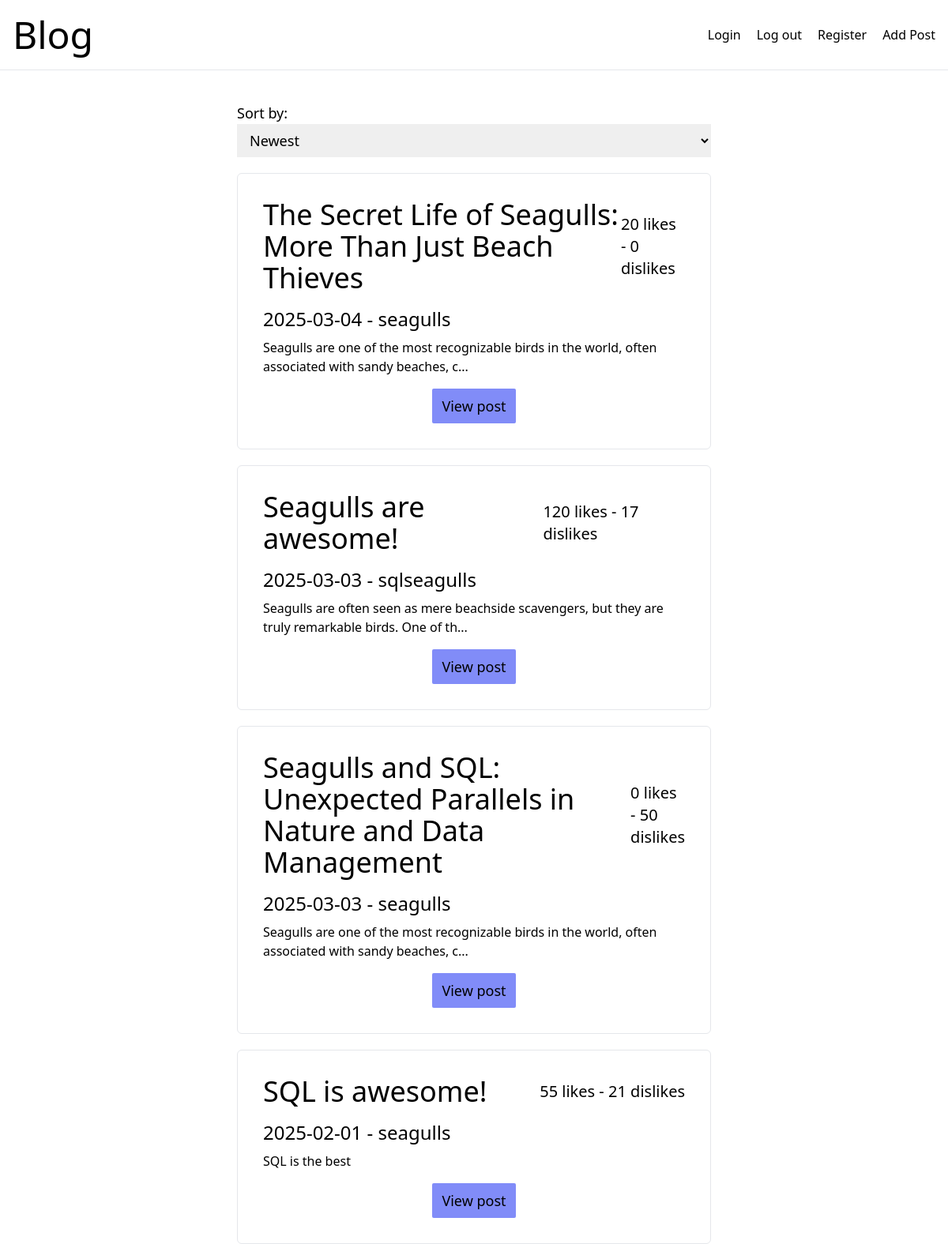
Before: / with the older database file.
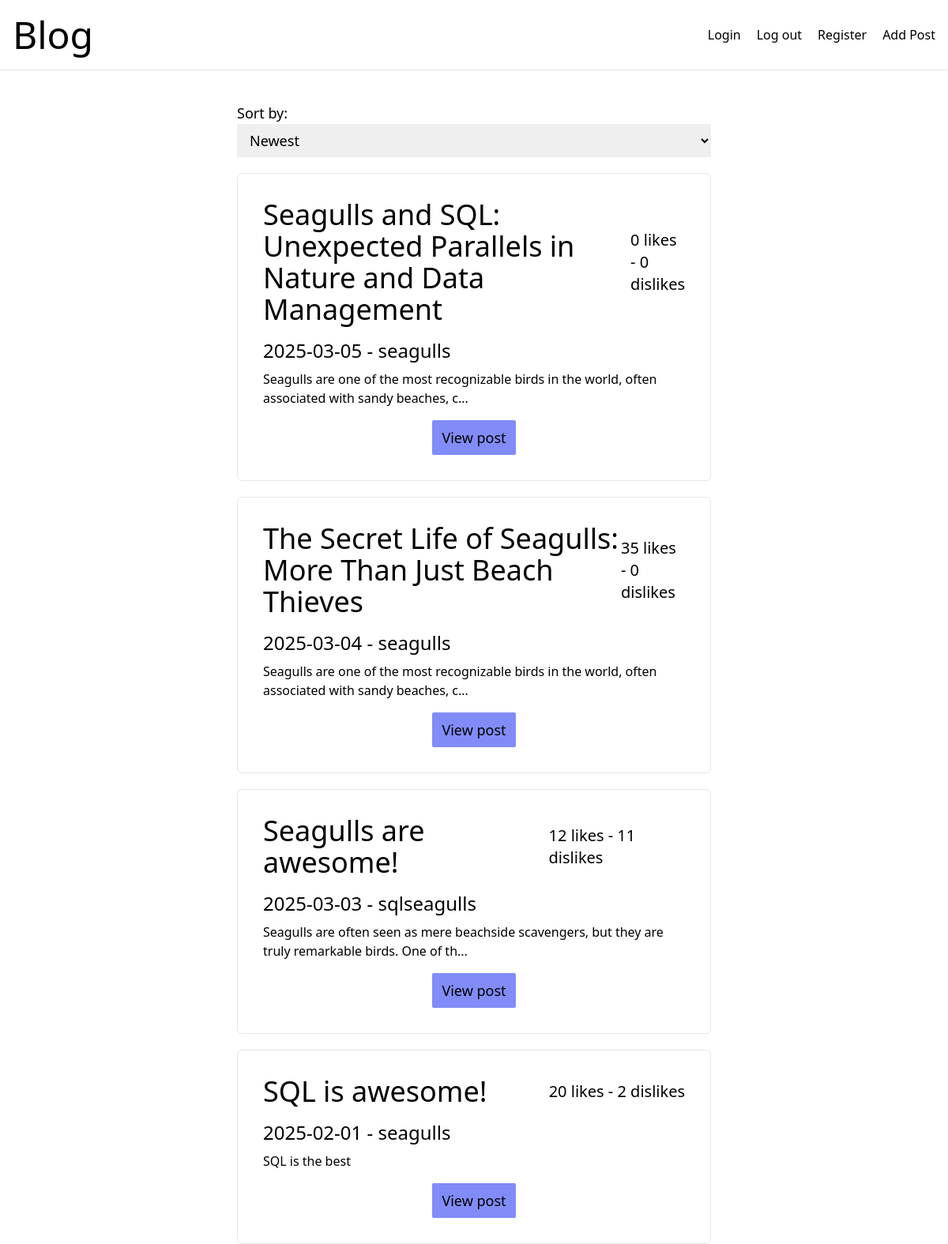
After: the same page with the newer database file.
### tables this page shows
CREATE TABLE `posts` (
  `id` int(11) unsigned NOT NULL AUTO_INCREMENT,
  `title` varchar(255) NOT NULL,
  `username_id` varchar(255) NOT NULL,
  `content` text DEFAULT NULL,
  `date_posted` date NOT NULL,
  `category_id` int(11) DEFAULT NULL,
  `likes` int(11) NOT NULL DEFAULT 0,
  `dislikes` int(11) NOT NULL DEFAULT 0,
  `time_posted` time NOT NULL,
  PRIMARY KEY (`id`)
);

CREATE TABLE `users` (
  `id` int(11) unsigned NOT NULL AUTO_INCREMENT,
  `username` varchar(255) NOT NULL,
  `password` char(60) NOT NULL,
  `email` varchar(255) NOT NULL,
  PRIMARY KEY (`id`)
);

### src/models/PostsModel.php (called while the page is built, shortened)
<?php
class PostsModel
{
    public PDO $db;
    public function __construct(PDO $db)
    {
        $this->db = $db;
    }
    public function getAll(string $postOrder): array
    {
        $order_by = "";
        if ($postOrder == 'newest'){
            $order_by = 'ORDER BY `date_posted` DESC';
        } elseif ($postOrder == 'oldest') {
            $order_by = 'ORDER BY `date_posted` ASC';
        } elseif ($postOrder == 'most_liked') {
            $order_by = 'ORDER BY `likes` DESC';
        } elseif ($postOrder == 'most_disliked') {
            $order_by = 'ORDER BY `dislikes` DESC';
        }
        $query = $this->db->prepare(
            "SELECT `posts`.`title`,
                        `posts`.`id`,
                        `posts`.`content`,
                        `posts`.`date_posted` ,
                        `posts`.`time_posted`,
                        `users`.`username`,
                        `posts`.`likes`,
                        `posts`.`dislikes`
                FROM `posts`
                JOIN `users` ON `users` . `id` = `posts` . `username_id`
                $order_by;");
        $query->setFetchMode(PDO::FETCH_CLASS, PostEntity::class);
        $query->execute();
        return $query->fetchAll();
    }
}

### src/services/PostDisplayService.php (the view, shortened to what this page needs)
<?php
class PostDisplayService
{
    static public function displayAllPosts(array $posts): string
    {
            $output = '';
            foreach ($posts as $post) {
                if (strlen($post->content) > 100){
                    $content = substr($post->content, 0,100);
                    $content .= '...';
                } else {
                    $content = $post->content;
                }
                $output .= '<article class="p-8 border border-solid rounded-md">';
                $output .= '<div class="flex justify-between items-center flex-col md:flex-row mb-4">';
                $output .= "<h2 class='text-4xl'>$post->title</h2>";
                $output .= "<span class='text-xl'>$post->likes likes - $post->dislikes dislikes</span>";
                $output .= '</div>';
                $output .= "<p class='text-2xl mb-2'>$post->date_posted - $post->username</p>";
                $output .= "<p>$content</p>";
                $output .= '<div class="flex justify-center">';
                $output .= "<a class='px-3 py-2 mt-4 text-lg bg-indigo-400 hover:bg-indigo-700 hover:text-white transition inline-block rounded-sm' href='singlePost.php?id={$post->id}'>View post</a>";
                $output .= '</div>';
                $output .= '</article>';
            }
        return $output;
    }
}

### header.php (shortened to what this page needs)
<!DOCTYPE html>
<html lang="en">
<head>
    <script src="https://cdn.tailwindcss.com"></script>
</head>
<body class="selection:bg-teal-200">
<nav class="flex justify-between items-center py-5 px-4 mb-10 border-b border-solid">
    <a href="index.php"><h1 class="text-5xl">Blog</h1></a>
    <div class="flex gap-5">
        <?php
        if (!isset($_SESSION['loggedIn'])) {
            ?><a href="login.php">Login</a><?php
        }?>
        <a href="logout.php">Log out</a>
        <?php
        if (!isset($_SESSION['loggedIn'])) {
        ?><a href="userRegistration.php">Register</a><?php
        }?>
        <a href="addPosts.php">Add Post</a>
    </div>
</nav>

### index.php (shortened to what this page needs)
<?php
require_once 'src/services/DatabaseConnectionService.php';
require_once 'src/models/PostsModel.php';
require_once 'src/services/PostDisplayService.php';
$db = DatabaseConnectionService::connect();
$PostsModel = new PostsModel($db);
$sortOrder = 'newest';
$posts = $PostsModel->getAll($sortOrder);
include_once 'header.php';
?>
<body class="selection:bg-teal-200">
<section class="container lg:w-1/2 mx-auto flex flex-col gap-5">
    <form method="get">
        <div>
            <label for="sort" class="text-lg block xl:inline">Sort by:</label>
            <select onchange="this.form.submit()" id="sort" name="sort" class="px-3 py-2 text-lg w-full xl:w-auto">
                <option value="newest" <?php echo ($sortOrder == 'newest') ? 'selected' : ''; ?>>Newest</option>
            </select>
        </div>
    </form>
    <?php
    echo PostDisplayService::displayAllPosts($posts);
    ?>
</section>
</body>
</html>

Changed rows visible on the page:
changed posts "Seagulls and SQL: Unexpected Parallels in Nature and Data Management": dislikes "50" → "0"; date_posted "2025-03-03" → "2025-03-05"; moves up the list
changed posts "The Secret Life of Seagulls: More Than Just Beach Thieves": likes "20" → "35"
changed posts "Seagulls are awesome!": likes "120" → "12"; dislikes "17" → "11"
changed posts "SQL is awesome!": likes "55" → "20"; dislikes "21" → "2"
